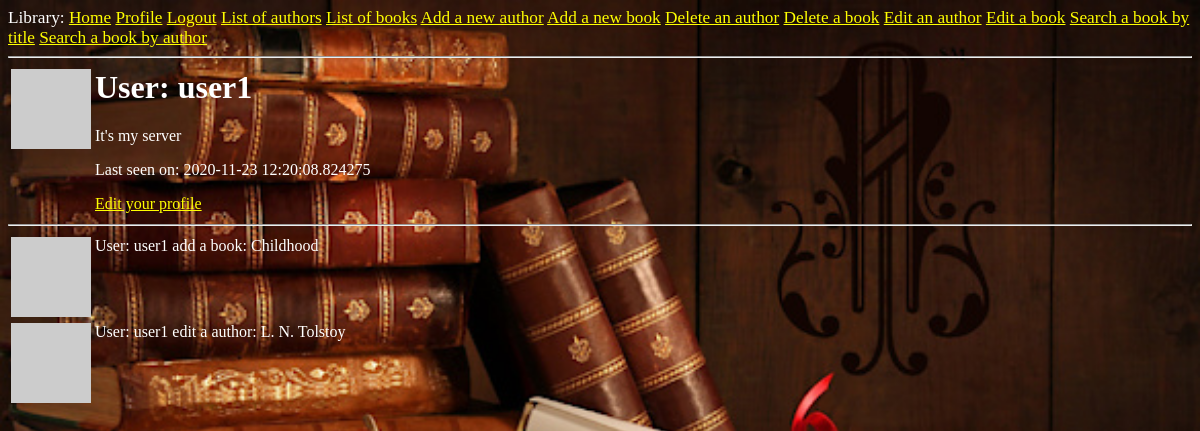
The page /user/user1 (signed in) on the database as committed earlier.
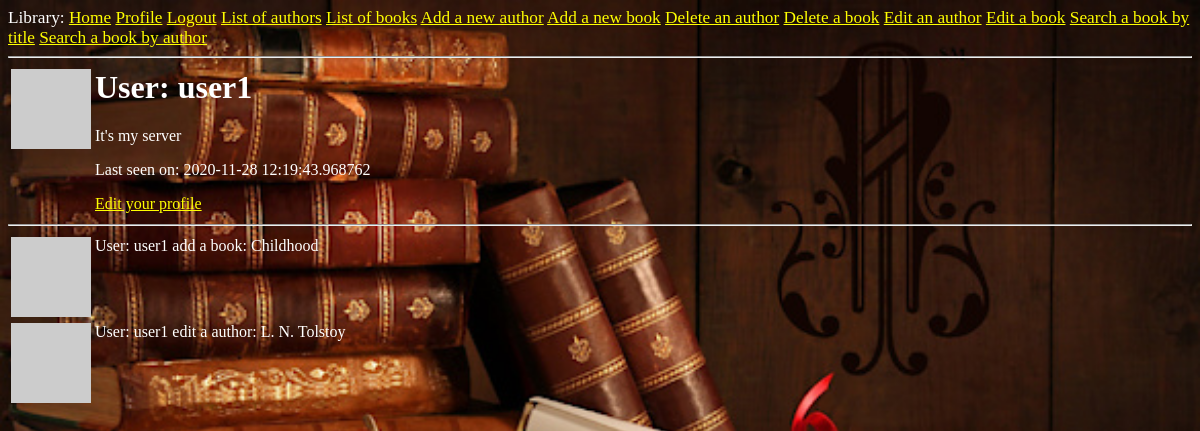
The same page on the database as committed later.
### app/models.py (models this page shows, shortened)
class User(UserMixin, db.Model):
    id = db.Column(db.Integer, primary_key=True)
    username = db.Column(db.String(64), index=True, unique=True)
    email = db.Column(db.String(120), index=True, unique=True)
    about_me = db.Column(db.String(140))
    last_seen = db.Column(db.DateTime, default=datetime.utcnow)
    password_hash = db.Column(db.String(128))
    image = db.Column(db.String)
    posts = db.relationship('Post', backref='author', lazy='dynamic')
    def avatar(self, size):
        digest = md5(self.email.lower().encode('utf-8')).hexdigest()
        return 'https://www.gravatar.com/avatar/{}?d=identicon&s={}'.format(
            digest, size)

### app/routes.py (the view)
@app.route('/user/<username>')
@login_required
def user(username):
    user = User.query.filter_by(username=username).first_or_404()
    posts = Post.query.filter_by(user_id=user.id)
    return render_template('user.html', user=user, posts=posts)

### app/models.py (called while the page is built)
@login.user_loader
def load_user(id):
    return User.query.get(int(id))

### app/routes.py (called while the page is built)
@app.before_request
def before_request():
    if current_user.is_authenticated:
        current_user.last_seen = datetime.utcnow()
        db.session.commit()

### app/templates/user.html
{% extends "Base.html" %}
{% block content %}
    <table>
        <tr valign="top">
            <td><img src="{{ user.avatar(128) }}"></td>
            <td>
                <h1>User: {{ user.username }}</h1>
                {% if user.about_me %}<p>{{ user.about_me }}</p>{% endif %}
                {% if user.last_seen %}<p>Last seen on: {{ user.last_seen }}</p>{% endif %}
                {% if user == current_user %}
            <p><a href="{{ url_for('edit_profile') }}">Edit your profile</a></p>
            {% endif %}
            </td>
        </tr>
    </table>
    <hr>
    {% for post in posts %}
        {% include '_post.html' %}
    {% endfor %}
{% endblock %}

Rows that differ between the two databases and show on the page:
changed User "user1": last_seen "2020-11-23 12:20:08.824275" → "2020-11-28 12:19:43.968762"
